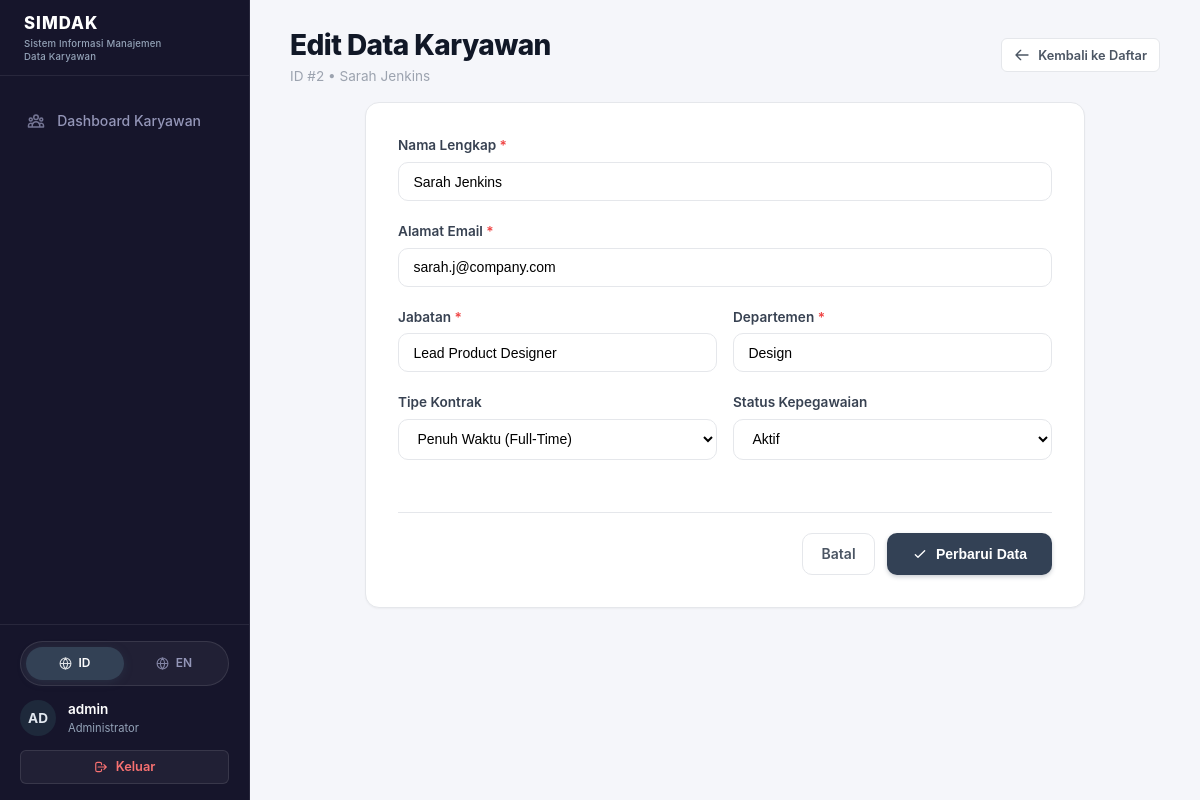
/edit.php?id=2 (signed in), run on the app's committed database.
### tables this page shows
CREATE TABLE IF NOT EXISTS `employees` (
    `id` INT AUTO_INCREMENT PRIMARY KEY,
    `name` VARCHAR(100) NOT NULL,
    `email` VARCHAR(100) NOT NULL,
    `position` VARCHAR(100) NOT NULL,
    `department` VARCHAR(100) NOT NULL,
    `status` VARCHAR(20) NOT NULL DEFAULT 'Active',
    `employmentType` VARCHAR(30) NOT NULL DEFAULT 'Full-Time',
    `createdAt` TIMESTAMP DEFAULT CURRENT_TIMESTAMP,
    `updatedAt` TIMESTAMP DEFAULT CURRENT_TIMESTAMP ON UPDATE CURRENT_TIMESTAMP
);

### src/locales/i18n.php (called while the page is built, shortened)
<?php
function currentLang(): string {
    return $_SESSION['lang'] ?? 'id';
}
function getTranslations(): array {
    static $translations = null;
    if ($translations === null) {
        $lang = currentLang();
        $filePath = __DIR__ . "/{$lang}.php";
        if (file_exists($filePath)) {
            $translations = require $filePath;
        } else {
            $translations = require __DIR__ . '/id.php';
        }
    }
    return $translations;
}
function __(string $key, ?string $fallback = null): string {
    $dict = getTranslations();
    return $dict[$key] ?? ($fallback ?? $key);
}

### src/lib/helpers.php (called while the page is built, shortened)
<?php
function e(?string $value): string {
    return htmlspecialchars((string)$value, ENT_QUOTES, 'UTF-8');
}

### edit.php (the view, shortened to what this page needs)
<?php
require_once __DIR__ . '/src/config/database.php';
require_once __DIR__ . '/src/lib/helpers.php';
require_once __DIR__ . '/src/locales/i18n.php';
$id = filter_input(INPUT_GET, 'id', FILTER_VALIDATE_INT, [
    'options' => ['min_range' => 1]
]);
$stmt = $pdo->prepare("SELECT * FROM employees WHERE id = :id LIMIT 1");
$stmt->execute(['id' => $id]);
$employee = $stmt->fetch();
$name = $employee['name'];
$email = $employee['email'];
$position = $employee['position'];
$department = $employee['department'];
$status = $employee['status'] ?? 'Active';
$employmentType = $employee['employmentType'] ?? 'Full-Time';
require_once __DIR__ . '/src/components/layout-header.php';
require_once __DIR__ . '/src/components/sidebar.php';
?>
<header class="main-content-header">
    <div class="page-headline">
        <h1><?= e(__('edit_employee')) ?></h1>
        <p><?= e(__('id')) ?> #<?= (int)$id ?> • <?= e($name) ?></p>
    </div>
    <a href="index.php" class="btn btn-secondary btn-sm">
        <svg width="16" height="16" fill="none" stroke="currentColor" stroke-width="2" viewBox="0 0 24 24"><path stroke-linecap="round" stroke-linejoin="round" d="M10 19l-7-7m0 0l7-7m-7 7h18"/></svg>
        <span><?= e(__('back')) ?></span>
    </a>
</header>
<div class="content-body">
    <div class="form-card">
        <form action="edit.php?id=<?= (int)$id ?>" method="POST">
            <div class="form-group">
                <label for="name" class="form-label"><?= e(__('name')) ?> <span style="color: #ef4444;">*</span></label>
                <input
                    type="text"
                    name="name"
                    id="name"
                    class="form-control"
                    value="<?= e($name) ?>"
                    maxlength="100"
                    required
                    autofocus
                >
            </div>
            <div class="form-group">
                <label for="email" class="form-label"><?= e(__('email')) ?> <span style="color: #ef4444;">*</span></label>
                <input
                    type="email"
                    name="email"
                    id="email"
                    class="form-control"
                    value="<?= e($email) ?>"
                    maxlength="100"
                    required
                >
            </div>
            <div class="form-row">
                <div class="form-group">
                    <label for="position" class="form-label"><?= e(__('position')) ?> <span style="color: #ef4444;">*</span></label>
                    <input
                        type="text"
                        name="position"
                        id="position"
                        class="form-control"
                        value="<?= e($position) ?>"
                        maxlength="100"
                        required
                    >
                </div>
                <div class="form-group">
                    <label for="department" class="form-label"><?= e(__('department')) ?> <span style="color: #ef4444;">*</span></label>
                    <input
                        type="text"
                        name="department"
                        id="department"
                        class="form-control"
                        value="<?= e($department) ?>"
                        maxlength="100"
                        required
                    >
                </div>
            </div>
            <div class="form-row">
                <div class="form-group">
                    <label for="employmentType" class="form-label"><?= e(__('employment_type')) ?></label>
                    <select name="employmentType" id="employmentType" class="form-control">
                        <option value="Full-Time" <?= $employmentType === 'Full-Time' ? 'selected' : '' ?>><?= e(__('type_full_time')) ?></option>
                    </select>
                </div>
                <div class="form-group">
                    <label for="status" class="form-label"><?= e(__('status')) ?></label>
                    <select name="status" id="status" class="form-control">
                        <option value="Active" <?= $status === 'Active' ? 'selected' : '' ?>><?= e(__('status_active')) ?></option>
                    </select>
                </div>
            </div>
            <div style="display: flex; justify-content: flex-end; gap: 0.75rem; margin-top: 2rem; padding-top: 1.25rem; border-top: 1px solid var(--border-color);">
                <a href="index.php" class="btn btn-secondary">
                    <?= e(__('cancel')) ?>
                </a>
                <button type="submit" class="btn btn-primary" style="padding: 0.65rem 1.5rem;">
                    <svg width="16" height="16" fill="none" stroke="currentColor" stroke-width="2" viewBox="0 0 24 24"><path stroke-linecap="round" stroke-linejoin="round" d="M5 13l4 4L19 7"/></svg>
                    <span><?= e(__('update')) ?></span>
                </button>
            </div>
        </form>
    </div>
</div>
<?php require_once __DIR__ . '/src/components/layout-footer.php'; ?>

### assets/css/style.css (style rules this page uses)
:root { --font-family: -apple-system, BlinkMacSystemFont, "Segoe UI", Roboto, "Helvetica Neue", Arial, sans-serif; --bg-page: #f5f6fa; --bg-card: #ffffff; --bg-card-subtle: #f8fafc; --bg-sidebar: #16152b; --sidebar-text: #9496b8; --sidebar-text-active: #ffffff; --sidebar-item-hover: rgba(255, 255, 255, 0.06); --sidebar-item-active: #22203d; --sidebar-border: rgba(255, 255, 255, 0.08); --primary: #334155; --primary-hover: #1e293b; --primary-light: #f1f5f9; --primary-glow: rgba(51, 65, 85, 0.25); --border-color: #e5e7eb; --border-focus: #334155; --text-primary: #111827; --text-secondary: #4b5563; --text-muted: #9ca3af; --success-bg: #ecfdf5; --success-text: #065f46; --success-border: #a7f3d0; --warning-bg: #fffbeb; --warning-text: #92400e; --warning-border: #fde68a; --danger-bg: #fef2f2; --danger-text: #991b1b; --danger-border: #fecaca; --danger: #ef4444; --danger-hover: #dc2626; --radius-sm: 6px; --radius-md: 10px; --radius-lg: 14px; --radius-xl: 20px; --radius-full: 9999px; --shadow-sm: 0 1px 2px 0 rgb(0 0 0 / 0.04); --shadow-md: 0 4px 6px -1px rgb(0 0 0 / 0.07), 0 2px 4px -2px rgb(0 0 0 / 0.06); --shadow-xl: 0 20px 25px -5px rgb(0 0 0 / 0.08), 0 8px 10px -6px rgb(0 0 0 / 0.06); }
* { box-sizing: border-box; margin: 0; padding: 0; }
body { font-family: var(--font-family); background-color: var(--bg-page); color: var(--text-primary); line-height: 1.5; -webkit-font-smoothing: antialiased; min-height: 100vh; }
.main-content-header { padding: 1.5rem 2.5rem 1rem; display: flex; align-items: center; justify-content: space-between; flex-wrap: wrap; gap: 1rem; }
.page-headline h1 { font-size: 1.75rem; font-weight: 800; color: #111827; letter-spacing: -0.02em; }
.page-headline p { font-size: 0.85rem; color: var(--text-muted); }
.content-body { padding: 0 2.5rem 2.5rem; }
.btn { display: inline-flex; align-items: center; justify-content: center; gap: 0.5rem; font-weight: 600; font-size: 0.875rem; padding: 0.6rem 1.15rem; border-radius: var(--radius-md); cursor: pointer; border: 1px solid transparent; text-decoration: none; transition: all 0.15s ease; }
.btn-primary { background-color: var(--primary); color: #ffffff; box-shadow: 0 2px 4px var(--primary-glow); }
.btn-secondary { background-color: #ffffff; border-color: var(--border-color); color: var(--text-secondary); }
.btn-sm { padding: 0.4rem 0.75rem; font-size: 0.8rem; border-radius: var(--radius-sm); }
.form-card { background: #ffffff; border: 1px solid var(--border-color); border-radius: var(--radius-lg); box-shadow: var(--shadow-sm); padding: 2rem; max-width: 720px; margin: 0 auto; }
.form-group { margin-bottom: 1.25rem; }
.form-label { display: block; font-size: 0.85rem; font-weight: 600; color: #374151; margin-bottom: 0.4rem; }
.form-control { width: 100%; padding: 0.65rem 0.9rem; border: 1px solid var(--border-color); border-radius: var(--radius-md); font-size: 0.875rem; background: #ffffff; outline: none; transition: all 0.15s ease; }
.form-row { display: grid; grid-template-columns: 1fr 1fr; gap: 1rem; }

### data on the page
employees: email "sarah.j@company.com", position "Lead Product Designer", department "Design", employmentType "Penuh Waktu (Full-Time)", status "Aktif"

### other printed values
__('app_tagline') "Sistem Informasi Manajemen Data Karyawan"
__('dashboard') "Dashboard Karyawan"
$userInitials "AD"
$userName "admin"
__('logout') "Keluar"
__('edit_employee') "Edit Data Karyawan"
__('id') "ID"
$id "2"
$name "Sarah Jenkins"
__('back') "Kembali ke Daftar"
__('name') "Nama Lengkap"
__('email') "Alamat Email"
__('position') "Jabatan"
__('department') "Departemen"
__('employment_type') "Tipe Kontrak"
